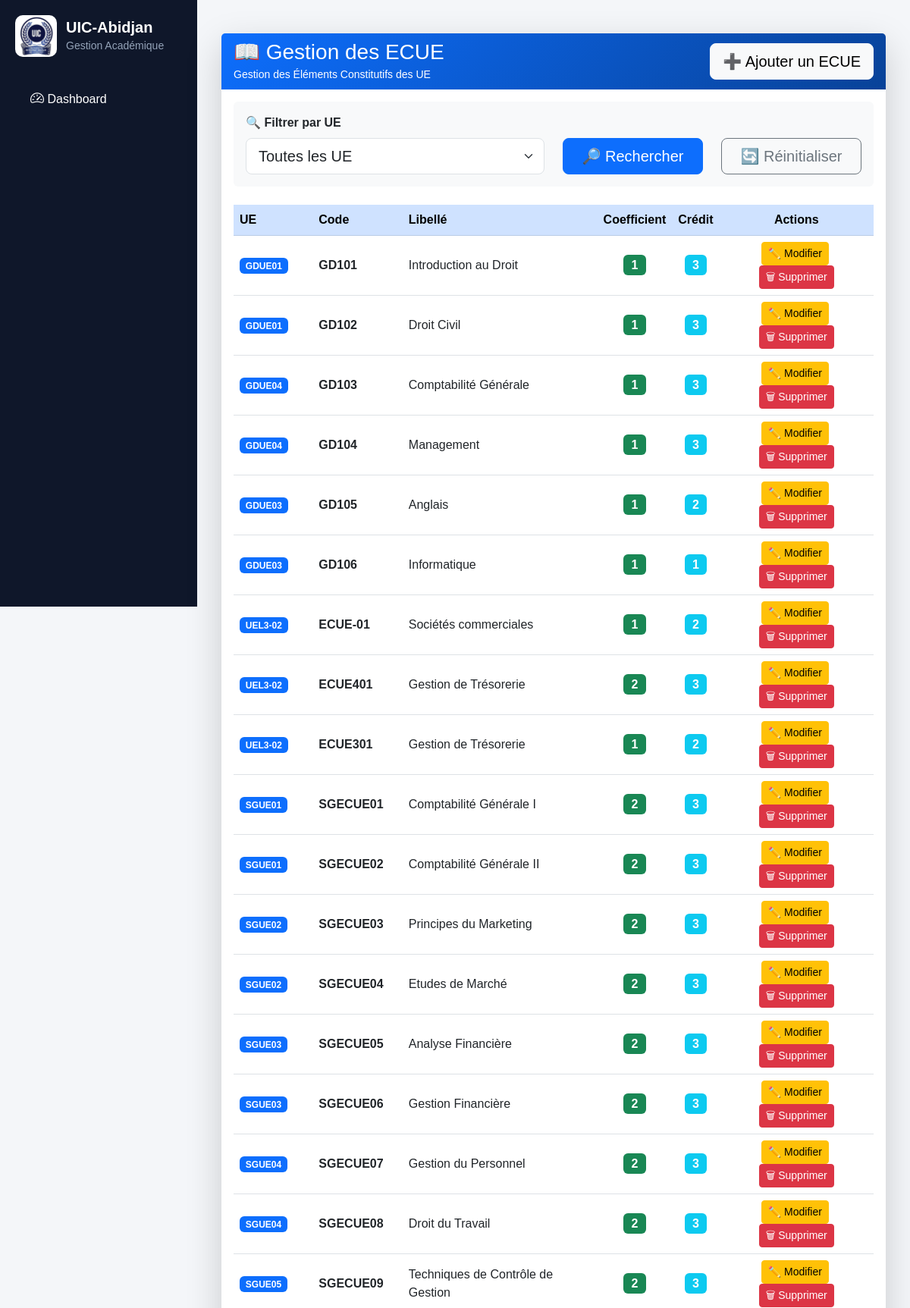
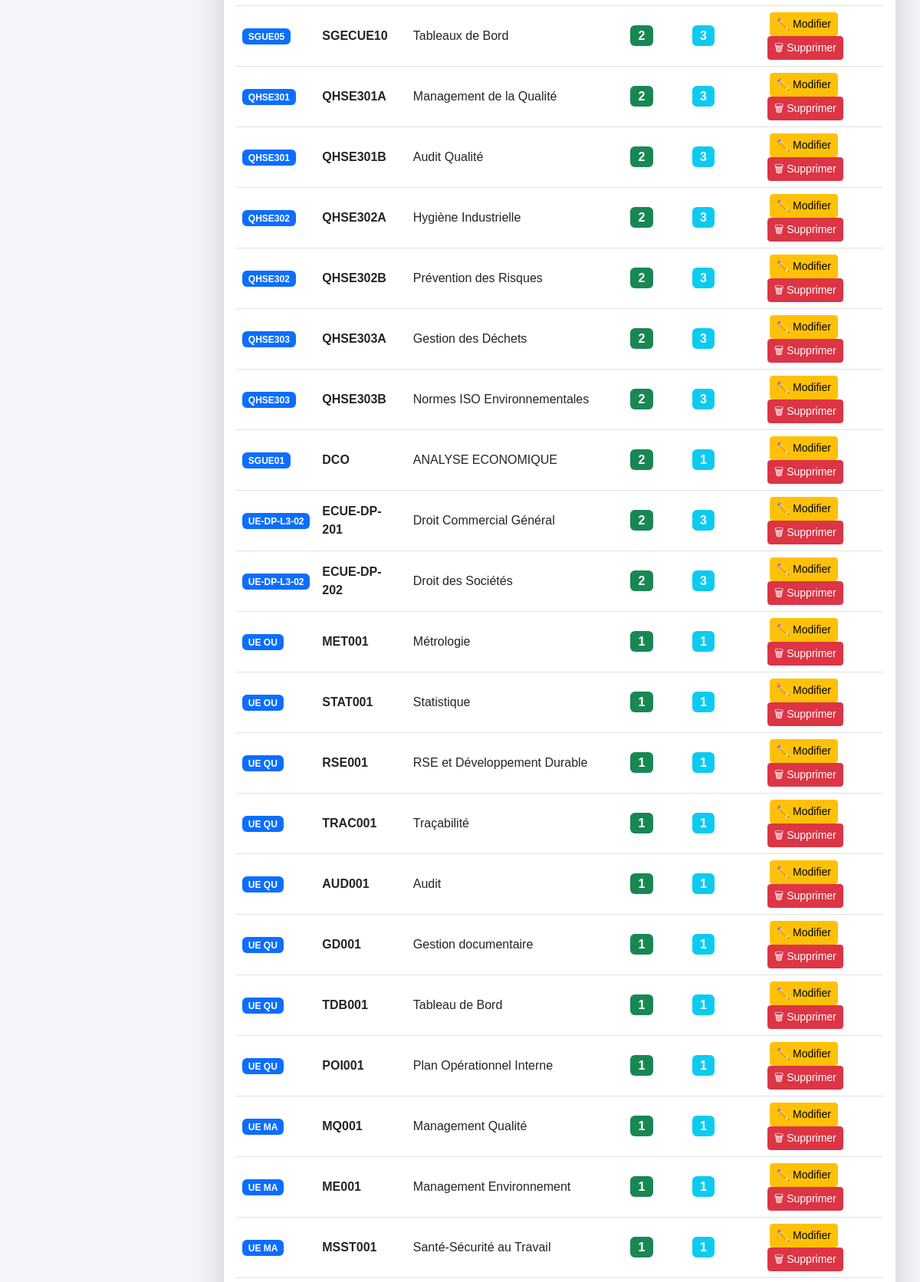
The page /lmd/ecue/ (upper part) on the database its author committed (2 pictures, top to bottom).
### lmd/models.py (models this page shows, shortened)
class ECUE(models.Model):
    ue = models.ForeignKey(
        UE,
        on_delete=models.CASCADE,
        related_name='ecues'
    )
    code = models.CharField(max_length=20)
    libelle = models.CharField(max_length=200)
    coefficient = models.IntegerField(default=1)
    credit = models.IntegerField(default=1)

class UE(models.Model):
    code = models.CharField(max_length=20)
    libelle = models.CharField(max_length=200)
    credit = models.IntegerField()
    filiere = models.ForeignKey(
    "FiliereLMD",
    null=True,
    blank=True,
    on_delete=models.PROTECT,
    )
    grande_unite = models.ForeignKey(
    "GrandeUnite",
    on_delete=models.PROTECT,
    related_name="ues",
    null=True,
    blank=True
    )
    semestre = models.CharField(max_length=5)

### lmd/views.py (the view)
# urls.py: path('ecue/', views.ecue_list, name='ecue_list'),
def ecue_list(request):
    ue_id = request.GET.get("ue")
    ecues = ECUE.objects.select_related("ue").all()
    if ue_id:
        ecues = ecues.filter(ue_id=ue_id)
    total_credits = ecues.aggregate(
     total=Sum("credit")
     )["total"] or 0
    return render(request, "lmd/ecue/list.html", {
        "ecues": ecues,
        "ues": UE.objects.all(),
        "ue_selected": ue_id,
        "total_credits": total_credits,
    })

### lmd/templates/lmd/ecue/list.html (shortened to what this page needs)
{% extends "base.html" %}
{% block content %}
<div class="container-fluid py-4">
    <div class="card border-0 shadow-lg">
        <div class="card-header border-0 text-white"
             style="background: linear-gradient(135deg,#0d6efd,#084298);">
            <div class="d-flex justify-content-between align-items-center">
                <div>
                    <h3 class="mb-0">
                        📖 Gestion des ECUE
                    </h3>
                    <small>
                        Gestion des Éléments Constitutifs des UE
                    </small>
                </div>
                <a href="{% url 'ecue_add' %}"
                   class="btn btn-light btn-lg">
                    ➕ Ajouter un ECUE
                </a>
            </div>
        </div>
        <div class="card-body">
            <div class="card bg-light border-0 mb-4">
                <div class="card-body">
                    <form method="get">
                        <div class="row align-items-end">
                            <div class="col-md-6">
                                <label class="form-label fw-bold">
                                    🔍 Filtrer par UE
                                </label>
                                <select
                                    name="ue"
                                    class="form-select form-select-lg"
                                    onchange="this.form.submit()">
                                    <option value="">
                                        Toutes les UE
                                    </option>
                                </select>
                            </div>
                            <div class="col-md-3">
                                <button type="submit"
                                        class="btn btn-primary btn-lg w-100">
                                    🔎 Rechercher
                                </button>
                            </div>
                            <div class="col-md-3">
                                <a href="{% url 'ecue_list' %}"
                                   class="btn btn-outline-secondary btn-lg w-100">
                                    🔄 Réinitialiser
                                </a>
                            </div>
                        </div>
                    </form>
                </div>
            </div>
            <div class="table-responsive">
                <table class="table table-hover align-middle">
                    <thead class="table-primary">
                        <tr>
                            <th>UE</th>
                            <th>Code</th>
                            <th>Libellé</th>
                            <th class="text-center">Coefficient</th>
                            <th class="text-center">Crédit</th>
                            <th class="text-center">Actions</th>
                        </tr>
                    </thead>
                    <tbody>
                        {% for e in ecues %}
                        <tr>
                            <td>
                                <span class="badge bg-primary">
                                    {{ e.ue.code }}
                                </span>
                            </td>
                            <td>
                                <strong>{{ e.code }}</strong>
                            </td>
                            <td>
                                {{ e.libelle }}
                            </td>
                            <td class="text-center">
                                <span class="badge bg-success fs-6">
                                    {{ e.coefficient }}
                                </span>
                            </td>
                            <td class="text-center">
                                <span class="badge bg-info fs-6">
                                    {{ e.credit }}
                                </span>
                            </td>
                            <td class="text-center">
                                <a href="{% url 'ecue_edit' e.id %}"
                                   class="btn btn-warning btn-sm me-1">
                                    ✏️ Modifier
                                </a>
                                <a href="{% url 'ecue_delete' e.id %}"
                                   class="btn btn-danger btn-sm">
                                    🗑 Supprimer
                                </a>
                            </td>
                        </tr>
                        {% endfor %}
                    </tbody>
                </table>
            </div>
        </div>
    </div>
</div>
{% endblock %}

### core/templates/base.html (style rules this page uses)
body { margin: 0; font-family: Arial, sans-serif; background: #f4f6f9; }

### rows shown on the page
ECUE: ue.code "GDUE01", code "GD101", libelle "Introduction au Droit", coefficient "1", credit "3"
ECUE: ue.code "GDUE01", code "GD102", libelle "Droit Civil", coefficient "1", credit "3"
ECUE: ue.code "GDUE04", code "GD103", libelle "Comptabilité Générale", coefficient "1", credit "3"
ECUE: ue.code "GDUE04", code "GD104", libelle "Management", coefficient "1", credit "3"
ECUE: ue.code "GDUE03", code "GD105", libelle "Anglais", coefficient "1", credit "2"
ECUE: ue.code "GDUE03", code "GD106", libelle "Informatique", coefficient "1", credit "1"
ECUE: ue.code "UEL3-02", code "ECUE-01", libelle "Sociétés commerciales", coefficient "1", credit "2"
ECUE: ue.code "UEL3-02", code "ECUE401", libelle "Gestion de Trésorerie", coefficient "2", credit "3"
ECUE: ue.code "UEL3-02", code "ECUE301", libelle "Gestion de Trésorerie", coefficient "1", credit "2"
ECUE: ue.code "SGUE01", code "SGECUE01", libelle "Comptabilité Générale I", coefficient "2", credit "3"
ECUE: ue.code "SGUE01", code "SGECUE02", libelle "Comptabilité Générale II", coefficient "2", credit "3"
ECUE: ue.code "SGUE02", code "SGECUE03", libelle "Principes du Marketing", coefficient "2", credit "3"
ECUE: ue.code "SGUE02", code "SGECUE04", libelle "Etudes de Marché", coefficient "2", credit "3"
ECUE: ue.code "SGUE03", code "SGECUE05", libelle "Analyse Financière", coefficient "2", credit "3"
ECUE: ue.code "SGUE03", code "SGECUE06", libelle "Gestion Financière", coefficient "2", credit "3"
ECUE: ue.code "SGUE04", code "SGECUE07", libelle "Gestion du Personnel", coefficient "2", credit "3"
ECUE: ue.code "SGUE04", code "SGECUE08", libelle "Droit du Travail", coefficient "2", credit "3"
ECUE: ue.code "SGUE05", code "SGECUE09", libelle "Techniques de Contrôle de Gestion", coefficient "2", credit "3"
ECUE: ue.code "SGUE05", code "SGECUE10", libelle "Tableaux de Bord", coefficient "2", credit "3"
ECUE: ue.code "QHSE301", code "QHSE301A", libelle "Management de la Qualité", coefficient "2", credit "3"
ECUE: ue.code "QHSE301", code "QHSE301B", libelle "Audit Qualité", coefficient "2", credit "3"
ECUE: ue.code "QHSE302", code "QHSE302A", libelle "Hygiène Industrielle", coefficient "2", credit "3"
ECUE: ue.code "QHSE302", code "QHSE302B", libelle "Prévention des Risques", coefficient "2", credit "3"
ECUE: ue.code "QHSE303", code "QHSE303A", libelle "Gestion des Déchets", coefficient "2", credit "3"
ECUE: ue.code "QHSE303", code "QHSE303B", libelle "Normes ISO Environnementales", coefficient "2", credit "3"
ECUE: ue.code "SGUE01", code "DCO", libelle "ANALYSE ECONOMIQUE", coefficient "2", credit "1"
ECUE: ue.code "UE-DP-L3-02", code "ECUE-DP-201", libelle "Droit Commercial Général", coefficient "2", credit "3"
ECUE: ue.code "UE-DP-L3-02", code "ECUE-DP-202", libelle "Droit des Sociétés", coefficient "2", credit "3"
ECUE: ue.code "UE OU", code "MET001", libelle "Métrologie", coefficient "1", credit "1"
ECUE: ue.code "UE OU", code "STAT001", libelle "Statistique", coefficient "1", credit "1"
ECUE: ue.code "UE QU", code "RSE001", libelle "RSE et Développement Durable", coefficient "1", credit "1"
ECUE: ue.code "UE QU", code "TRAC001", libelle "Traçabilité", coefficient "1", credit "1"
ECUE: ue.code "UE QU", code "AUD001", libelle "Audit", coefficient "1", credit "1"
ECUE: ue.code "UE QU", code "GD001", libelle "Gestion documentaire", coefficient "1", credit "1"
ECUE: ue.code "UE QU", code "TDB001", libelle "Tableau de Bord", coefficient "1", credit "1"
ECUE: ue.code "UE QU", code "POI001", libelle "Plan Opérationnel Interne", coefficient "1", credit "1"
ECUE: ue.code "UE MA", code "MQ001", libelle "Management Qualité", coefficient "1", credit "1"
ECUE: ue.code "UE MA", code "ME001", libelle "Management Environnement", coefficient "1", credit "1"
ECUE: ue.code "UE MA", code "MSST001", libelle "Santé-Sécurité au Travail", coefficient "1", credit "1"
